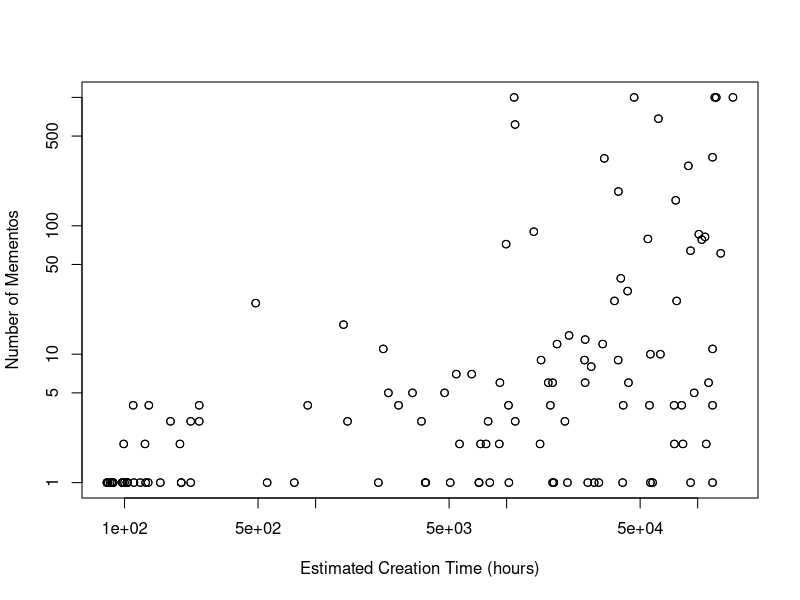
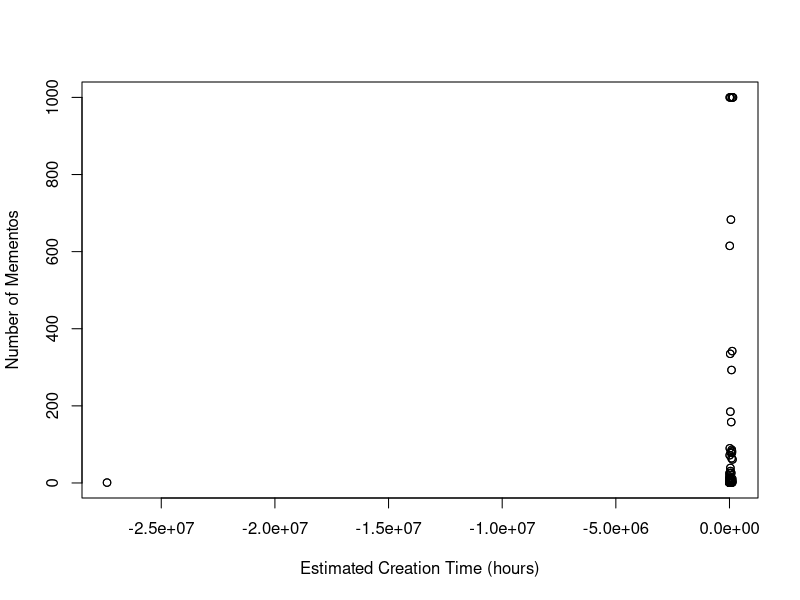

R code for these plots, in order:
png(filename="timevmementolog.png",height=512,width=512,bg="white")
creation_data <- read.table("../creation_vs_mementos.dat")
plot(creation_data$V1,creation_data$V2,type="p",xlab="Estimated Creation Time (hours)",ylab="Number of Mementos",log="xy")
dev.off()

png(filename="timevmemento.png",height=512,width=512,bg="white")
plot(creation_data$V1,creation_data$V2,type="p",xlab="Estimated Creation Time (hours)",ylab="Number of Mementos")
dev.off()

